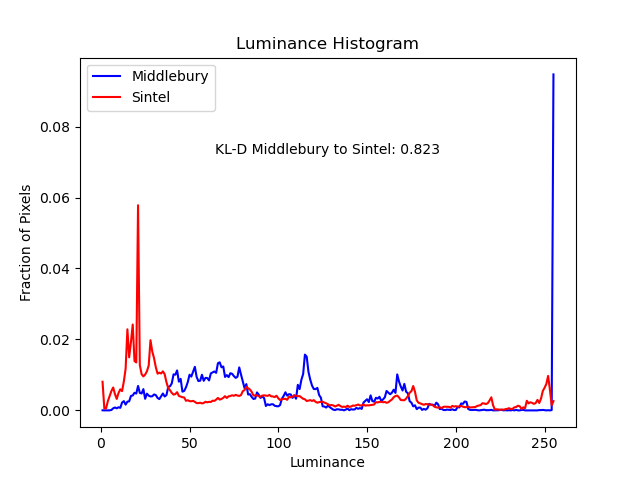
#> input picture screenshots/luminance.png, 640 x 480 px, given as the content of the folder data/Middlebury/training/frames, which was not available
$ python main.py
#> lines starting #> are read from the running program, lines starting #| are printed output that depends on the picture; pictures that were not available may be replaced by others from this repository, and a replacement may not be noted
### imageflowstatplots.py
import matplotlib.pyplot as plt
from PIL import Image
import glob
import os
import io
import scipy
import numpy as np
import math
import radialProfile

# CustomDataset should return:
# image path
# [22 lines left out: function read_flo_file, not called in this run]

class CustomDataset():
  def __init__(self, data_path, file_limit):
    # get paths to frames and .flo files
    self.frames_dir = os.path.join('data', data_path, 'frames', "**/*.png")
    self.flo_dir = os.path.join('data', data_path, 'flow', "**/*.flo")

    self.all_frame_paths = []
    self.all_flo_paths = []
    for filename in glob.iglob(self.frames_dir, recursive = True):
        if file_limit and len(self.all_frame_paths) == file_limit:
            break
        self.all_frame_paths.append(filename)
    for filename in glob.iglob(self.flo_dir, recursive = True):
        if file_limit and len(self.all_flo_paths) == file_limit:
            break
        self.all_flo_paths.append(filename)
    self.flows = []
    for filename in self.all_flo_paths:
        self.flows.append(read_flo_file(filename))

  def get_flows(self):
    return self.flows

  def __len__(self):
    return len(self.all_frame_paths)

  def __getitem__(self, idx):
    # returns a list of the data path at index "idx"
    return self.all_frame_paths[idx]

def load_datasets(data_paths, file_limit=0):
#> called with file_limit = 100
    datasets = []
    for data_path in data_paths:
        datasets.append(CustomDataset(data_path, file_limit))
    return datasets

# Luminance

# returns a numpy nd array of 256 numbers,
# each corresponding to the fraction of pixels in frames of
# a dataset at a luminance (index)
def get_luminance(dataset, bins, luminance_sample):
    total_lum = np.zeros(len(bins) - 1)

    for idx in range(len(dataset)):
        img = np.asarray(Image.open(dataset[idx]).convert('L')).flatten()
        if luminance_sample and luminance_sample < len(img):
            img = img[np.random.choice(img, size=luminance_sample, replace=False)]
        hist, _ = np.histogram(img, bins)
        total_lum += hist
    fractional_lum = total_lum / np.sum(total_lum)

    # delete first element from bins for plotting purposes
    bins = np.delete(bins, 0)
    return fractional_lum, bins

def plot_luminance(datasets, labels, colors, axs, luminance_sample):
    print("Creating luminance histogram...")
    lums = []
    for i in range(len(datasets)):
        bins = np.arange(0, 256, 1)
        fractional_lum, bins = get_luminance(datasets[i], bins, luminance_sample)
        lums.append(fractional_lum)
        axs[0][0].plot(bins, fractional_lum, label=labels[i], color=colors[i])
    # KL Divergence with e as log base
    if len(datasets) == 2:
        kl = scipy.stats.entropy(lums[0], lums[1])
        s = "KL-D {} to {}: {:.3f}".format(labels[0], labels[1], kl)
        axs[0][0].text(0.5, 0.75, s, horizontalalignment='center',
        verticalalignment='center',
        transform=axs[0][0].transAxes)
    axs[0][0].set_title("Luminance Histogram")
    axs[0][0].set_xlabel("Luminance")
    axs[0][0].set_ylabel("Fraction of Pixels")
    axs[0][0].legend()

# Spatial Power Spectra

# center crop is of size 380 x 380 (change as necessary for your dataset)
# (modified from original paper of 436 x 436 because Middlebury has images with smaller dimensions)

def crop_center(img,cropx,cropy):
    y,x = img.shape
    startx = x//2-(cropx//2)
    starty = y//2-(cropy//2)
    return img[starty:starty+cropy,startx:startx+cropx]

def get_spatial_power_spectra(dataset):
    running_ps = []
    cropx, cropy = 380, 380
    img = np.asarray(Image.open(dataset[0]).convert("L"))
    if img.shape[0] < 380 or img.shape[1] < 380:
        min_dim = min(img.shape[0], img.shape[1])
        cropx, cropy = min_dim, min_dim
    for frame in range(len(dataset)):
        img = Image.open(dataset[frame]).convert("L")
        img = np.asarray(img)
        cropped_img = np.copy(crop_center(img, cropx, cropy))

        # calculate weights of Hamming window
        rmax = 218
        w = np.empty(cropped_img.shape)
        for x in range(cropped_img.shape[1]):
            for y in range(cropped_img.shape[0]):
                r = ((x - 218)**2 + (y - 218)**2)**0.5
                if r < rmax:
                    w_r = 0.54 - 0.46*math.cos(math.pi*(1 - r/rmax))
                else:
                    w_r = 0

                w[x][y] = w_r

        # to avoid leakage in spectral transformation, we subtract the
        # weighted mean intensity (normalizing_factor) before applying
        # the Hamming window
        normalizing_factor = np.sum(np.multiply(cropped_img, w)) / (np.sum(w))
        normalized_img = (cropped_img - normalizing_factor) / normalizing_factor

        # apply window
        windowed_img = np.multiply(normalized_img, w)

        # Fourier transform to get power spectrum
        # used this paper to calculate:
        # van der Schaaf, A., van Hateren, J.: Modelling the power spectra of natural images: Statistics and
        # information. Vision Research 36 (1996) 2759 – 2770
        f = np.fft.fftshift(np.fft.fft2(windowed_img))
        ps2d = np.square(np.abs(f))
        ps1d = radialProfile.azimuthalAverage(ps2d)
        running_ps.append(ps1d)

    avg_ps = np.mean(running_ps, axis=0)
    freqs = np.fft.fftfreq(len(avg_ps))

    return freqs, avg_ps

def plot_spatial_power_spectra(datasets, labels, colors, axs):
    print("Creating power spectra plot...")
    for i in range(len(datasets)):
        freqs, avg_ps = get_spatial_power_spectra(datasets[i])
        freqs_cutout = freqs[(freqs > 0) & (freqs <= 0.35)]
        ps_cutout = avg_ps[(freqs > 0) & (freqs <= 0.35)]
        if i > 0:
            ps_cutout *= (10 ** (2 * i))
        a, b = np.polyfit(np.log(freqs_cutout), np.log(ps_cutout), 1)
        y_log = a * np.log(freqs_cutout) + b
        y = np.exp(y_log)

        axs[0][1].loglog(freqs_cutout, ps_cutout, color=colors[i], label='{} Slope: {:.3f}'.format(labels[i], a))
        axs[0][1].loglog(freqs_cutout, y, '--', color=colors[i])
        axs[0][1].set_title("Power Spectrum")
        axs[0][1].set_xlabel("Frequency (cycles per pixel)")
        axs[0][1].set_ylabel("log10 (Power)")
        axs[0][1].legend()

# Spatial Derivative (in x-direction)

def get_spatial_derivatives(dataset, bins):
    # min difference can be (0 - 255) and max difference can be (255 - 0)
    total_differences = np.zeros(len(bins) - 1)
    for idx in range(len(dataset)):
        img = np.asarray(Image.open(dataset[idx]).convert('L'), dtype='int32')
        diff = np.diff(img)
        hist, _ = np.histogram(diff, bins)
        total_differences += hist

    totalPixelCount = sum(total_differences)
    total_differences = total_differences / totalPixelCount

    # delete first element from bins for plotting purposes and cutout values less than 180 and after 180
    bins = np.delete(bins, 0)
    diffs_cutout = total_differences[total_differences != 0]
    bins_cutout = bins[total_differences != 0]
    k = scipy.stats.kurtosis(diffs_cutout)
    # take log for better visualization
    log_diffs_cutout = np.log(diffs_cutout, out=np.zeros_like(diffs_cutout), where=(diffs_cutout != 0))

    return log_diffs_cutout, bins_cutout, k

def plot_spatial_derivatives(datasets, labels, colors, axs):
    print("Creating spatial derivative plot...")
    for i in range(len(datasets)):
        bins = np.arange(-255, 255, 1)
        log_diffs_cutout, bins_cutout, k = get_spatial_derivatives(datasets[i], bins)

        axs[0][2].plot(bins_cutout, log_diffs_cutout, label="{} Kurtosis: {:.2f}".format(labels[i], k), color=colors[i])

    axs[0][2].set_title("Spatial Derivative")
    axs[0][2].set_xlabel("dI/dx")
    axs[0][2].set_ylabel("log(fraction of pixels)")
    axs[0][2].legend()

# Motion (u)
def get_motion(flow_matrices, bins):
    total_motion = np.zeros(len(bins) - 1)
    for idx in range(len(flow_matrices)):
        hist, _ = np.histogram(flow_matrices[idx][:,:,0], bins)
        total_motion += hist

    totalPixelCount = sum(total_motion)
    total_motion = total_motion / totalPixelCount

    # delete first element from bins for plotting purposes
    bins = np.delete(bins, 0)
    motion_cutout = total_motion[total_motion != 0]
    bins_cutout = bins[total_motion != 0]
    # take log for better visualization
    log_motion_cutout = np.log(motion_cutout, out=np.zeros_like(motion_cutout), where=(motion_cutout != 0))

    return log_motion_cutout, bins_cutout

def plot_motion(datasets, labels, colors, axs):
    print("Creating optical flow motion plot...")
    for i in range(len(datasets)):
        bins = np.arange(-300, 300, 1)
        flow_matrices = datasets[i].get_flows()
        log_motion_cutout, bins_cutout = get_motion(flow_matrices, bins)

        axs[1][0].plot(bins_cutout, log_motion_cutout, label="{}".format(labels[i]), color=colors[i])

    axs[1][0].set_title("Motion (u)")
    axs[1][0].set_xlabel("u (pixels/frame)")
    axs[1][0].set_ylabel("log(fraction of pixels)")
    axs[1][0].legend()

# Speed
def get_speed_direction(flow_matrices, speed_bins, dir_bins):
    total_speed = np.zeros(len(speed_bins) - 1)
    total_dir = np.zeros(len(dir_bins) - 1)
    for idx in range(len(flow_matrices)):
        current_flow = flow_matrices[idx][:,:]
        current_speed = np.sqrt(np.square(current_flow[0]) + np.square(current_flow[1]))
        current_dir = np.arctan2(current_flow[:,:,1], current_flow[:,:,0]) * (180 / np.pi)
        speed_hist, _ = np.histogram(current_speed, speed_bins)
        dir_hist, _ = np.histogram(current_dir, dir_bins)
        total_speed += speed_hist
        total_dir += dir_hist

    speed_total_pixel_count = sum(total_speed)
    dir_total_pixel_count = sum(total_dir)
    total_speed = total_speed / speed_total_pixel_count
    total_dir = total_dir / dir_total_pixel_count

    # delete first element from bins for plotting purposes
    speed_bins = np.delete(speed_bins, 0)
    dir_bins = np.delete(dir_bins, 0)
    speed_cutout = total_speed[total_speed != 0]
    dir_cutout = total_dir[total_dir != 0]
    speed_bins_cutout = speed_bins[total_speed != 0]
    dir_bins_cutout = dir_bins[total_dir != 0]
    # take log for better visualization
    log_speed_cutout = np.log(speed_cutout, out=np.zeros_like(speed_cutout), where=(speed_cutout != 0))
    log_dir_cutout = np.log(dir_cutout, out=np.zeros_like(dir_cutout), where=(dir_cutout != 0))

    return log_speed_cutout, log_dir_cutout, speed_bins_cutout, dir_bins_cutout

def plot_speed_direction(datasets, labels, colors, axs):
    print("Creating optical flow speed and direction plots...")
    for i in range(len(datasets)):
        speed_bins = np.arange(0, 300, 1)
        dir_bins = np.arange(-180, 180, 1)
        flow_matrices = datasets[i].get_flows()
        log_speed_cutout, log_dir_cutout, speed_bins_cutout, dir_bins_cutout = get_speed_direction(flow_matrices, speed_bins, dir_bins)

        axs[1][1].plot(speed_bins_cutout, log_speed_cutout, label="{}".format(labels[i]), color=colors[i])
        axs[1][2].plot(dir_bins_cutout, log_dir_cutout, label="{}".format(labels[i]), color=colors[i])

    axs[1][1].set_title("Speed")
    axs[1][1].set_xlabel("Speed (pixels/frame)")
    axs[1][1].set_ylabel("log(fraction of pixels)")
    axs[1][1].legend()
    axs[1][2].set_title("Flow Direction \u03F4")
    axs[1][2].set_xlabel("\u03F4 (degrees)")
    axs[1][2].set_ylabel("log(fraction of pixels)")
    axs[1][2].legend()

# Spatial flow derivative in x-direction
def get_spatial_flow_derivative(flow_matrices, bins):
    total_differences = np.zeros(len(bins) - 1)
    for idx in range(len(flow_matrices)):
        current_flow = flow_matrices[idx][:,:,0]
        diff = np.diff(current_flow)
        hist, _ = np.histogram(diff, bins)
        total_differences += hist

    totalPixelCount = sum(total_differences)
    total_differences = total_differences / totalPixelCount

    # delete first element from bins for plotting purposes
    bins = np.delete(bins, 0)
    diffs_cutout = total_differences[total_differences != 0]
    bins_cutout = bins[total_differences != 0]
    # take log for better visualization
    log_diffs_cutout = np.log(diffs_cutout, out=np.zeros_like(diffs_cutout), where=(diffs_cutout != 0))

    return log_diffs_cutout, bins_cutout

def plot_spatial_flow_derivative(datasets, labels, colors, axs):
    print("Creating spatial flow derivative plot...")
    for i in range(len(datasets)):
        bins = np.arange(-100, 100, 1)
        flow_matrices = datasets[i].get_flows()
        log_diffs_cutout, bins_cutout = get_spatial_flow_derivative(flow_matrices, bins)

        axs[1][3].plot(bins_cutout, log_diffs_cutout, label="{}".format(labels[i]), color=colors[i])

    axs[1][3].set_title("Spatial Flow Derivative")
    axs[1][3].set_xlabel("du/dx (1/frame)")
    axs[1][3].set_ylabel("log(fraction of pixels)")
    axs[1][3].legend()

def plot_stats(datasets, labels, colors, plot_file_name, luminance_sample=0):
    # Setting up figure
    fig, axs = plt.subplots(2, 4)
    fig.delaxes(axs[0][3])

    plot_luminance(datasets, labels, colors, axs, luminance_sample)
#> in get_luminance, `img = img[np.random.choice(img, size=luminance_sample, replace=False)]`: img = 10000 values from 255 to 255
#> in get_luminance, `hist, _ = np.histogram(img, bins)`: hist = 255 values from 0 to 10000
#> in get_luminance, `fractional_lum = total_lum / np.sum(total_lum)`: fractional_lum = 255 values from 0 to 1
#> in plot_luminance, `fractional_lum, bins = get_luminance(datasets[i], bins, luminance_samp..`: bins = 255 values from 1 to 255
#> in plot_luminance, `kl = scipy.stats.entropy(lums[0], lums[1])`: kl = 0
#> in plot_luminance, `s = "KL-D {} to {}: {:.3f}".format(labels[0], labels[1], kl)`: s = 'KL-D Middlebury to Sintel: 0.000'
    plot_spatial_power_spectra(datasets, labels, colors, axs)
#> in get_spatial_power_spectra, `img = np.asarray(Image.open(dataset[0]).convert("L"))`:
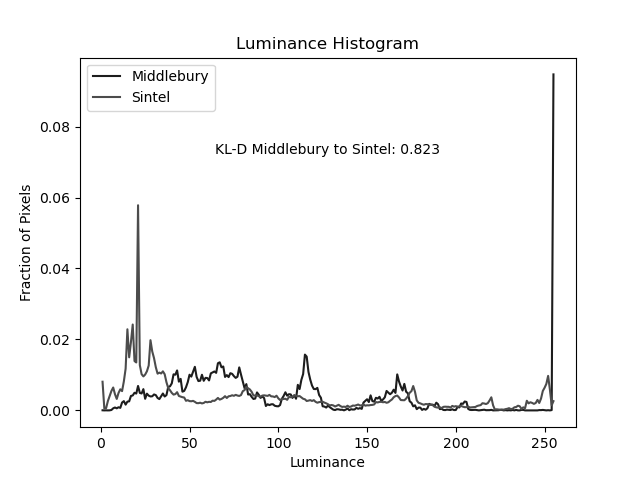
#> img: shape (480, 640); min 0, max 255, mean 247.6
#> in crop_center, `return img[starty:starty+cropy,startx:startx+cropx]`:
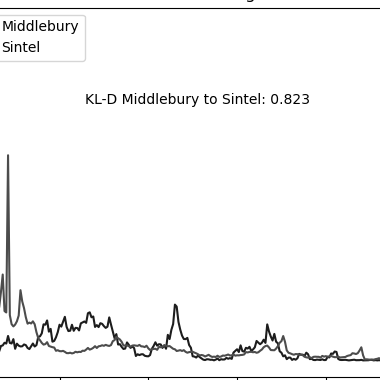
#> returned value: shape (380, 380); min 0, max 255, mean 247.1
#> after the loop in get_spatial_power_spectra, `for x in range(cropped_img.shape[1]):`:
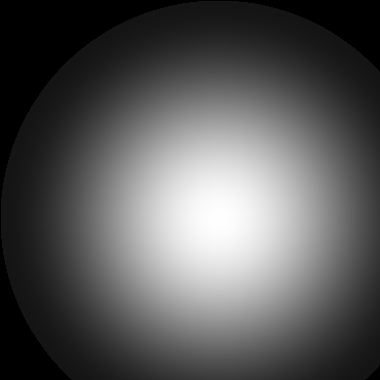
#> w: shape (380, 380) float64; min 0, max 1, mean 0.348
#> in get_spatial_power_spectra, `normalizing_factor = np.sum(np.multiply(cropped_img, w)) / (np.sum(w))`: normalizing_factor = 250.9
#> in get_spatial_power_spectra, `windowed_img = np.multiply(normalized_img, w)`:
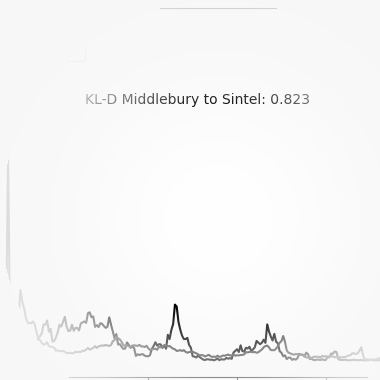
#> windowed_img: shape (380, 380) float64; min -0.547, max 0.0164, mean -9.55e-18; drawn with min black and max white
#> in azimuthalAverage, `tbin = csim[rind[1:]] - csim[rind[:-1]]`: tbin = 266 values, max 996149.7 at index 1, min 82.78 at index 265, mean 106685.8
#> in azimuthalAverage, `radial_prof = tbin / nr`: radial_prof = 266 values, max 117564.4 at index 0, min 2.64 at index 256, mean 1432.3
#> in get_spatial_power_spectra, `ps1d = radialProfile.azimuthalAverage(ps2d)`: ps1d has the same summary as radial_prof in azimuthalAverage
#> in get_spatial_power_spectra, `avg_ps = np.mean(running_ps, axis=0)`: avg_ps has the same summary as radial_prof in azimuthalAverage
#> in get_spatial_power_spectra, `freqs = np.fft.fftfreq(len(avg_ps))`: freqs = 266 values, max 0.496 at index 132, min -0.5 at index 133, mean -0.00188
#> in plot_spatial_power_spectra, `freqs, avg_ps = get_spatial_power_spectra(datasets[i])`: avg_ps has the same summary as radial_prof in azimuthalAverage
#> in plot_spatial_power_spectra, `freqs_cutout = freqs[(freqs > 0) & (freqs <= 0.35)]`: freqs_cutout = 93 values from 0.00376 to 0.35
#> in plot_spatial_power_spectra, `ps_cutout = avg_ps[(freqs > 0) & (freqs <= 0.35)]`: ps_cutout = 93 values, max 49807.5 at index 0, min 189.3 at index 92, mean 2758.4
#> in plot_spatial_power_spectra, `a, b = np.polyfit(np.log(freqs_cutout), np.log(ps_cutout), 1)`: a = -1.36; b = 4.01
#> in plot_spatial_power_spectra, `y_log = a * np.log(freqs_cutout) + b`: y_log = 93 values, max 11.62 at index 0, min 5.44 at index 92, mean 6.75
#> in plot_spatial_power_spectra, `y = np.exp(y_log)`: y = 93 values, max 110818.6 at index 0, min 230.2 at index 92, mean 3370.1
    plot_spatial_derivatives(datasets, labels, colors, axs)
#> in get_spatial_derivatives, `img = np.asarray(Image.open(dataset[idx]).convert('L'), dtype='int32')`:
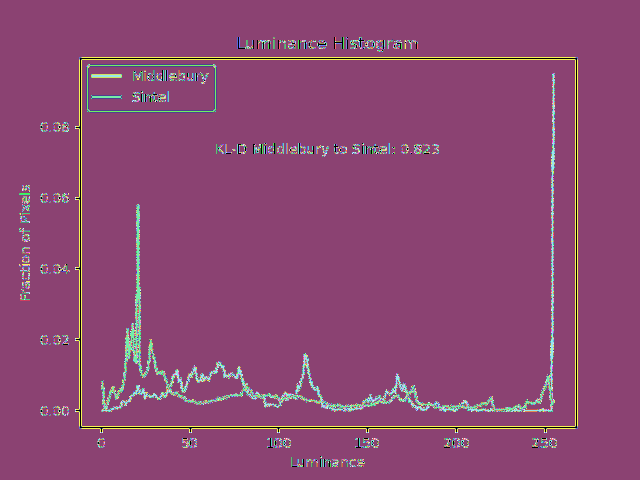
#> img: shape (480, 640) int32; 256 distinct labels, from 0 to 255; one colour per label, 0 black
#> in get_spatial_derivatives, `hist, _ = np.histogram(diff, bins)`: hist = 509 values, max 289412 at index 255, min 0 at index 4, mean 602.5
#> (the rest of the program and of its run is left out)
